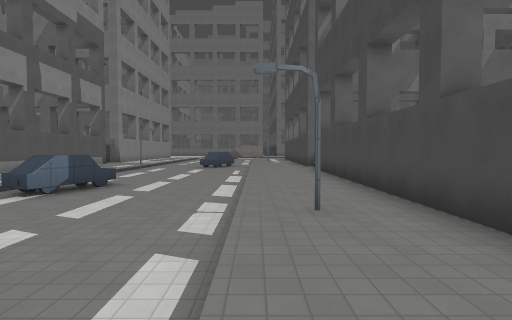
[1] (above)

24 first-person views from a walk through a 3-D level made in the Godot game engine. The camera is 1.5 m above the floor, tilts 2° down and sees 80° across. The floor is counted in squares, 2 m on a side. Each view is taken from the middle of a square. On the plan, view 1 faces up. The plan holds only what a view shows up to about 10 squares ahead; the rest is blank. The place goes on beyond the plan. Flat picture figures and markers are left out. Characters and animated objects are not drawn. Some surface patterns are stand-ins.

[2]
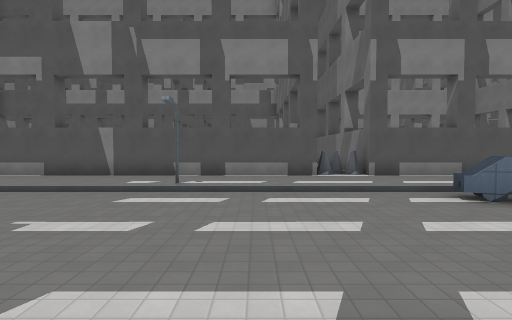

[3]
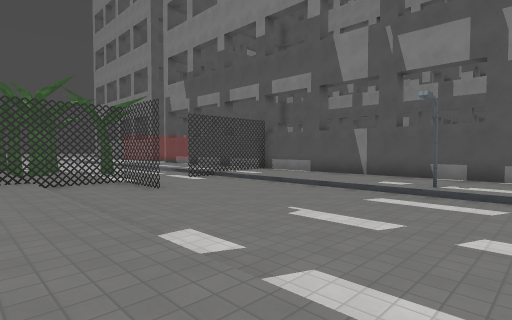

[4]
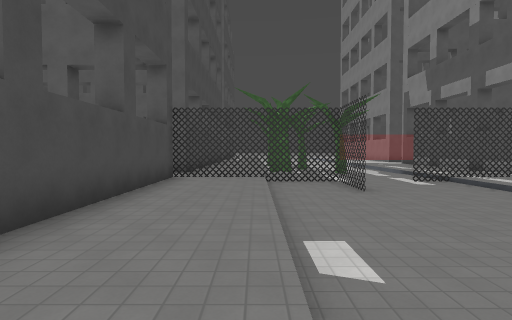

[5]
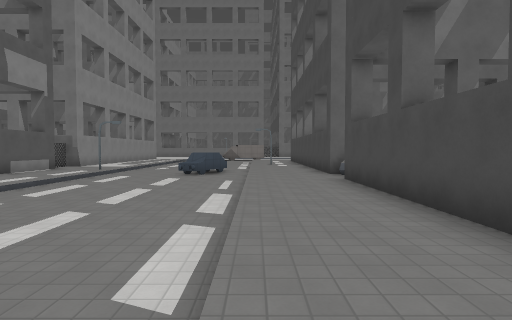

[6]
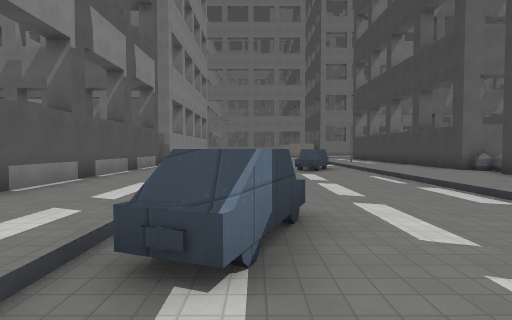

[7]
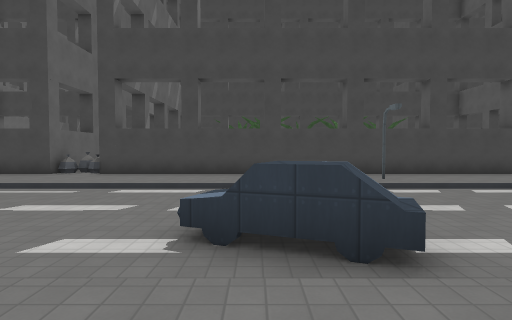

[8]
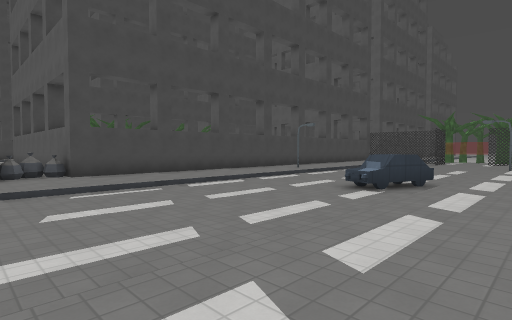

[9]
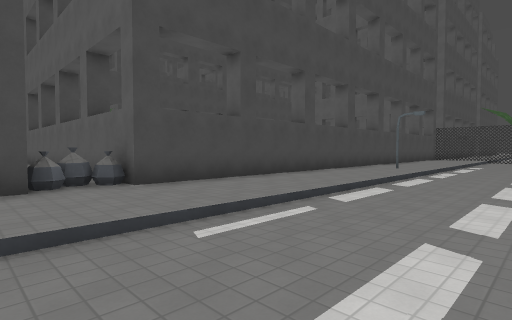

[10]
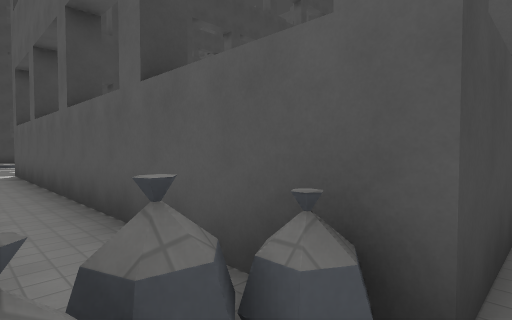

[11]
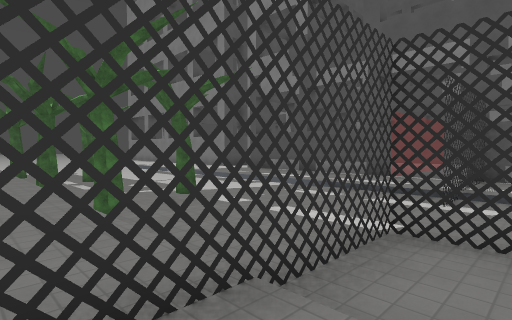

[12]
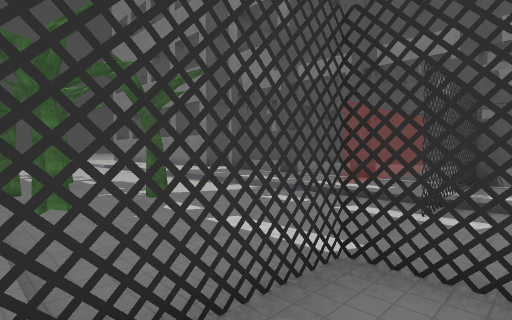

[13]
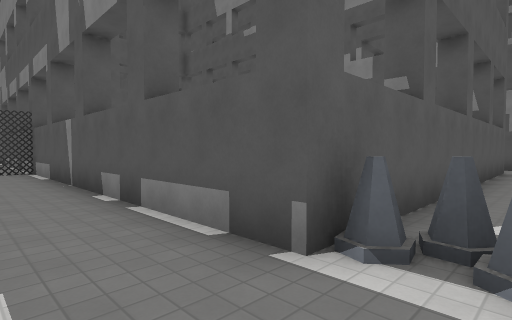

[14]
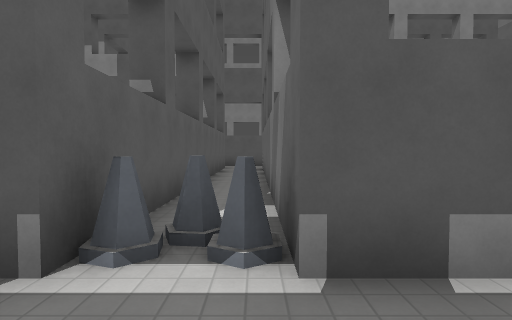

[15]
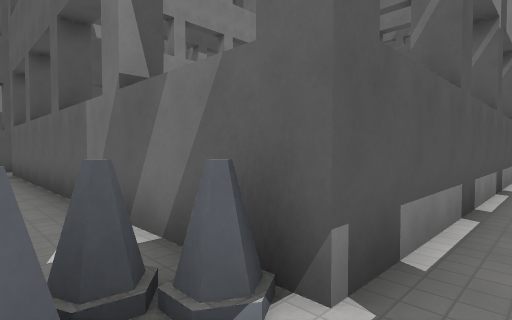

[16]
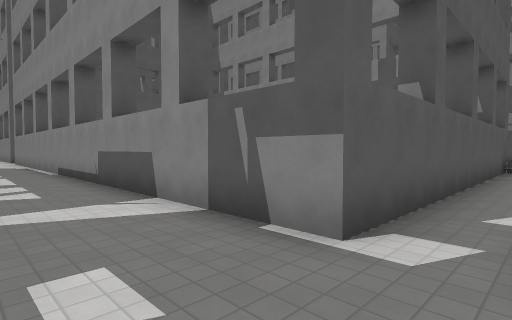

[17]
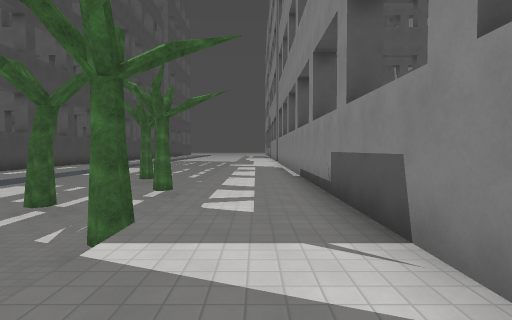

[18]
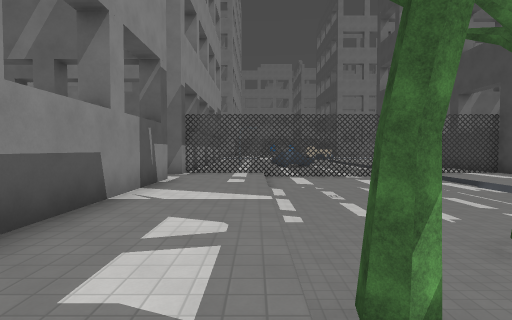

[19]
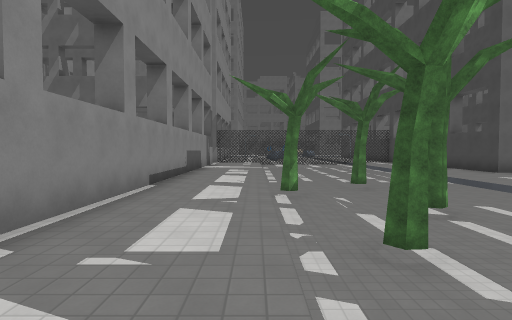

[20]
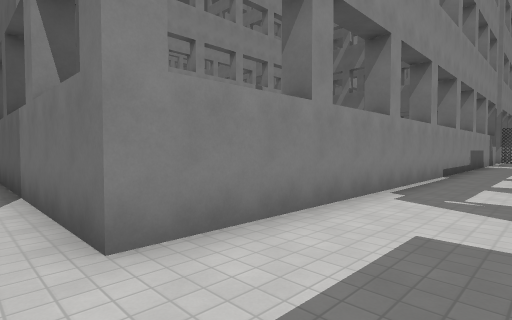

[21]
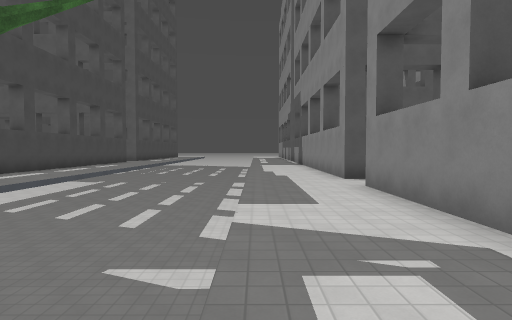

[22]
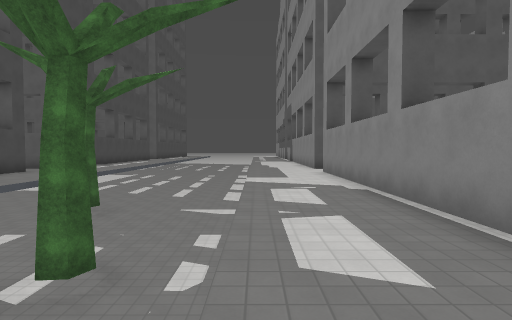

[23]
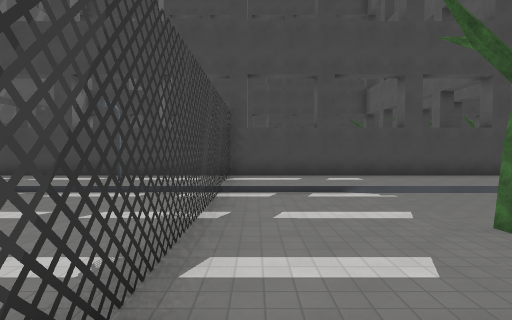

[24]
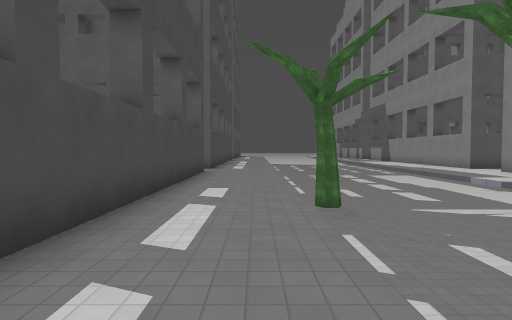

### Floor plan
Key: @ floor where view 1 was taken; # wall or solid block; . main floor; - floor 0.25 m lower than the main floor; / step, stairs or slope; = window, fence, low wall or low ledge; v drop or lower ground; C car; B building; P pole; T thing the floor can be seen under or through; R tree.
Columns run from 20 left of view 1 to 23 right of it. Each row starts with its distance up from view 1.
 14             #..--- -...B        B###########
 13             #..-----...#....  ...../----/..#
 12             #..-----...#.........../----/..#
 11             #..-----...##########../v=-v=..#
 10             #..-----...#        #...vvvvv..#
  9             #..-----...#        #...vvvRv..#
  8             #..-----...#        #...vvvRv..#
  7             #..-C---...#        #...Rvv  ..#
  6   B         #..CC---...#        #...Rvvv ..#
  5 #...........#..-----...#        #...vvvv ..
  4   ..........#..-----.P.#        #...vvvRv..B
  3   ###########..-----...#        #...vvvvv..
  2             #..-----...#        #...vvvvv..#
  1             #..-----...#        #...vRvvv..#
  0             #.P-----@..#        #...vRvvv..#
 -1             #..-----...#        #...vvvvv..#
 -2             #..-----...#        #...vvvvv..#
 -3             #..-----...#        #...vvvRv..#
 -4             #..-----...#        #...vvvRv..#
 -5             #..---#-...#        #...vvvvv..#
 -6             ####--TTTT##  #######...vvvvv..#
 -7             #..-----...       ......vvvvv.
 -8             #..-----...#        B...vvvvv..B
 -9             #..=v-v-..           ...vvvvv..#
-10             #..vvv v..           ...vvvvv..#
-11             #..    R.

Positions as (right, up) in squares from view 1, and headings:
1: (0, 0), facing up
2: (1, 2), facing left
3: (1, 2), facing down-left
4: (0, 2), facing down
5: (0, 4), facing up
6: (-4, 4), facing up
7: (-7, 7), facing right
8: (-7, 14), facing down-right
9: (-3, 14), facing down-right
10: (2, 13), facing down-right
11: (1, -5), facing down-left
12: (0, -5), facing down-left
13: (-6, 5), facing down-left
14: (-6, 5), facing left
15: (-7, 4), facing up-left
16: (15, 13), facing down-left
17: (14, 11), facing down
18: (15, 4), facing up
19: (15, -4), facing up
20: (15, -7), facing up-left
21: (15, 0), facing down
22: (15, 4), facing down
23: (14, 13), facing right
24: (21, 4), facing down
